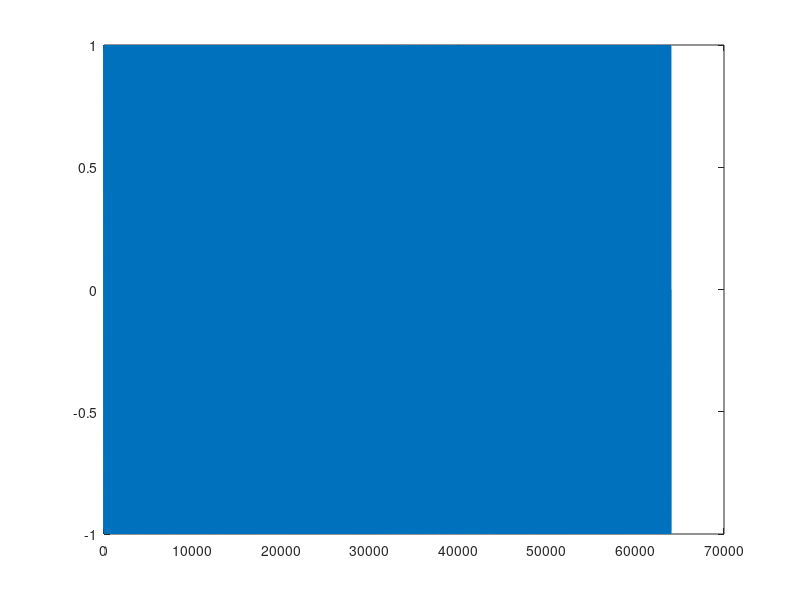

This figure's MATLAB source:
close all;
clc;

rhythm_f = [523.25,523.25,587.33,392,349.23,349.23,293.66,392];
note_time = [1,0.5,0.5,2,1,0.5,0.5,2];
fs = 8000;

cur_pos = 1;
for k=1:length(note_time)
    t = 1/fs:1/fs:note_time(k);
    music(cur_pos:(cur_pos + note_time(k)*fs - 1)) = sin(2*pi*rhythm_f(k)*t);
    cur_pos = cur_pos + note_time(k)*fs;
end
plot(music);
sound(music,fs);